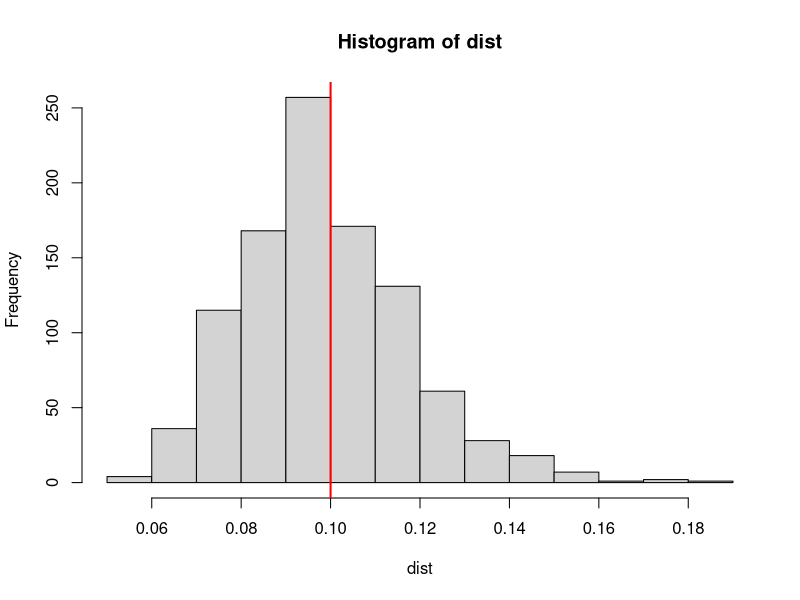
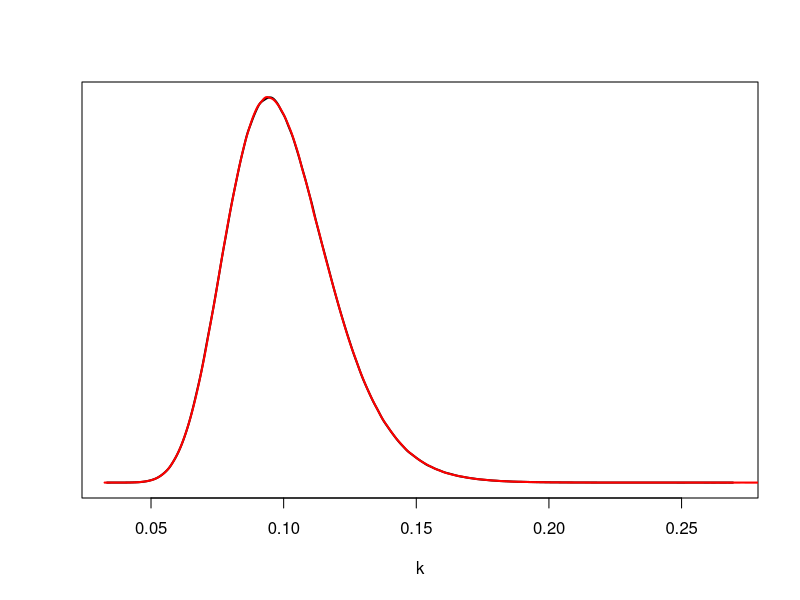

These figures' R source, in order: (Note: this script raises an error after producing the figures.)
### Confidence interval calc function
ci<- function(x,ci) {
  x<-x[order(x)]
  y<-(1-ci)/2
  lci <-round(length(x)*y,0)
  uci<- round(length(x)*(1-y),0)
  return(c(x[lci],x[uci]))
}
####################################




# A test of alternative formulations for growth
# 
# How to allow for individual variability in growth and still maintain population level growth pars


# Population level growth pars
k <- 0.1
linf <- 60
#number of annual time steps in annual cycle
steps=1


t=1/steps
#max age
max_age<-80

ages= seq(0,max_age,t)


# Simulate a population of fish with different g1 and g2s
n <- 1000
cv <- 0.2


## need to generate k and Linf as longnormal random deviates assumes k comes from a lognormal distribution with mean = k and variance = v  
# in log space log(k) come from a normal distribution with mean = 'u' and standard deviation 's' calculated as follows:

v=(k*cv)^2 #varaiance of k

sigma = sqrt(log(1+cv^2))
new_v = sigma^2

dist = exp(rnorm(n,log(k), sigma) - 0.5*sigma^2)
hist(dist)
abline(v = k, col = "red", lwd = 2)


u = log(k^2/sqrt(v + k^2)) # mean of log(k)
s= sqrt(log(v/k^2 +1)) # stdev of log(k)

Ks <-exp(rnorm(n,u,s)) # k lognormal random deviates

#Test you get log mean and stdev back for K 
nsamp = 10000000
Ktest<- exp(rnorm(nsamp,u,s))
mean(Ktest) #mean
sd(Ktest)/mean(Ktest) #cv

dist = exp(rnorm(nsamp,log(k), sigma) - 0.5*sigma^2)

## compare
x1 = density(Ktest)
x2 = density(dist)

plot(x1$x,x1$y, xlab = "k", yaxt = "n", ylab = "", type = "l", lwd = 2)
lines(x2$x,x2$y,col = "red", lwd = 2)


# Linf
v=(linf*cv)^2 #varaiance of Linf

u = log(linf^2/sqrt(v +linf^2))  # mean of log(Linf)
s= sqrt(log(v/linf^2 +1))
Linfs <-exp(rnorm(n,u,s)) # linf lognormal random deviates



#Test you get log mean and stdev back for  Linf
Ltest<- exp(rnorm(nsamp,u,s))
mean(Ltest) #mean
sd(Ltest)/mean(Ltest)  #cv

#generate starting survey bootstraps



# For each fish calculate simulate growth
fishes <- NULL
for(fish in 1:n){
  # Calculate a and b for this fish
  b<- -(1-exp(-Ks[fish]*t))
  a <- -Linfs[fish]*b
  
  # Simulate growth
  lengths <- 0
  for(age in ages[-1]) {
    length_now <- lengths[length(lengths)]

      length_incr <- a + b*length_now
      length_now <- length_now + length_incr
    lengths <- c(lengths, length_now)
  }
  fishes <- if(is.null(fishes)) lengths else rbind(fishes,lengths)
}



# Calculate distributions at age





length_mean_age<-apply(fishes,2,mean)
#95% CI of boots
lci<- function(x) return(ci(x,0.95)[1])
uci<- function(x) return(ci(x,0.95)[2])
upper_sd<- apply(fishes,2,uci)
lower_sd<-apply(fishes,2,lci)

par(mfrow=c(2,1), mar = c())
# Calculate vonB lengths at age
length_vb_age <- linf * (1-exp(-k*ages))
par(mfrow=c(2,1))
plot(ages,length_mean_age,ylab='Mean length (cm)',xlab='Age (y)',ylim=c(0,100))
segments(ages,lower_sd ,ages,upper_sd)
lines(ages,length_vb_age, col="blue",lwd=2)



# Plot lengths at age
plot(ages,rep(NA,length(ages)),ylim=c(0,150))
for(fish in 1:n) lines(ages,fishes[fish,],col=hsv(0,0,0,0.2))
lines(ages,length_vb_age, col="blue",lwd=2)


# Histograms of length at age
par(mfrow=c(3,1))
hist(fishes[,(5*steps+1)],breaks=30,main='5+',xlab='Length (cm)', xlim = c(0,80))
hist(fishes[,(10*steps+1)],breaks=30,main='10+',xlab='Length (cm)', xlim = c(0,80))
hist(fishes[,(25*steps+1)],breaks=30,main='25+',xlab='Length (cm)', xlim = c(0,80))
